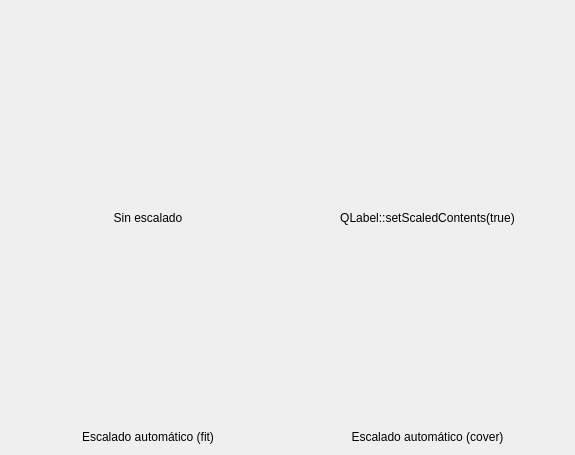
<?xml version="1.0" encoding="UTF-8"?>
<ui version="4.0">
 <class>ScalingImagesQLabelClass</class>
 <widget class="QMainWindow" name="ScalingImagesQLabelClass">
  <property name="geometry">
   <rect>
    <x>0</x>
    <y>0</y>
    <width>575</width>
    <height>455</height>
   </rect>
  </property>
  <property name="windowTitle">
   <string>ScalingImagesQLabel</string>
  </property>
  <widget class="QWidget" name="centralWidget">
   <layout class="QGridLayout" name="gridLayout">
    <item row="0" column="0">
     <widget class="QLabel" name="imgNoScale">
      <property name="sizePolicy">
       <sizepolicy hsizetype="Ignored" vsizetype="Ignored">
        <horstretch>0</horstretch>
        <verstretch>0</verstretch>
       </sizepolicy>
      </property>
      <property name="minimumSize">
       <size>
        <width>160</width>
        <height>10</height>
       </size>
      </property>
      <property name="text">
       <string/>
      </property>
      <property name="pixmap">
       <pixmap resource="ScalingImagesQLabel.qrc">:/obanos.jpg</pixmap>
      </property>
     </widget>
    </item>
    <item row="0" column="1">
     <widget class="QLabel" name="imgScaled">
      <property name="sizePolicy">
       <sizepolicy hsizetype="Ignored" vsizetype="Ignored">
        <horstretch>0</horstretch>
        <verstretch>0</verstretch>
       </sizepolicy>
      </property>
      <property name="minimumSize">
       <size>
        <width>160</width>
        <height>10</height>
       </size>
      </property>
      <property name="text">
       <string/>
      </property>
      <property name="pixmap">
       <pixmap resource="ScalingImagesQLabel.qrc">:/obanos.jpg</pixmap>
      </property>
      <property name="scaledContents">
       <bool>true</bool>
      </property>
     </widget>
    </item>
    <item row="1" column="0">
     <widget class="QLabel" name="label">
      <property name="sizePolicy">
       <sizepolicy hsizetype="Preferred" vsizetype="Maximum">
        <horstretch>0</horstretch>
        <verstretch>0</verstretch>
       </sizepolicy>
      </property>
      <property name="minimumSize">
       <size>
        <width>160</width>
        <height>10</height>
       </size>
      </property>
      <property name="text">
       <string>Sin escalado</string>
      </property>
      <property name="alignment">
       <set>Qt::AlignCenter</set>
      </property>
     </widget>
    </item>
    <item row="1" column="1">
     <widget class="QLabel" name="label_3">
      <property name="sizePolicy">
       <sizepolicy hsizetype="Preferred" vsizetype="Maximum">
        <horstretch>0</horstretch>
        <verstretch>0</verstretch>
       </sizepolicy>
      </property>
      <property name="minimumSize">
       <size>
        <width>160</width>
        <height>10</height>
       </size>
      </property>
      <property name="text">
       <string>QLabel::setScaledContents(true)</string>
      </property>
      <property name="alignment">
       <set>Qt::AlignCenter</set>
      </property>
     </widget>
    </item>
    <item row="2" column="0">
     <widget class="QLabel" name="imgAutoScale_Fit">
      <property name="sizePolicy">
       <sizepolicy hsizetype="Ignored" vsizetype="Ignored">
        <horstretch>0</horstretch>
        <verstretch>0</verstretch>
       </sizepolicy>
      </property>
      <property name="minimumSize">
       <size>
        <width>160</width>
        <height>10</height>
       </size>
      </property>
      <property name="text">
       <string/>
      </property>
      <property name="pixmap">
       <pixmap resource="ScalingImagesQLabel.qrc">:/obanos.jpg</pixmap>
      </property>
     </widget>
    </item>
    <item row="3" column="0">
     <widget class="QLabel" name="label_5">
      <property name="sizePolicy">
       <sizepolicy hsizetype="Preferred" vsizetype="Maximum">
        <horstretch>0</horstretch>
        <verstretch>0</verstretch>
       </sizepolicy>
      </property>
      <property name="minimumSize">
       <size>
        <width>160</width>
        <height>10</height>
       </size>
      </property>
      <property name="text">
       <string>Escalado automático (fit)</string>
      </property>
      <property name="alignment">
       <set>Qt::AlignCenter</set>
      </property>
     </widget>
    </item>
    <item row="2" column="1">
     <widget class="QLabel" name="imgAutoScale_Cover">
      <property name="sizePolicy">
       <sizepolicy hsizetype="Ignored" vsizetype="Ignored">
        <horstretch>0</horstretch>
        <verstretch>0</verstretch>
       </sizepolicy>
      </property>
      <property name="minimumSize">
       <size>
        <width>160</width>
        <height>10</height>
       </size>
      </property>
      <property name="text">
       <string/>
      </property>
      <property name="pixmap">
       <pixmap resource="ScalingImagesQLabel.qrc">:/obanos.jpg</pixmap>
      </property>
     </widget>
    </item>
    <item row="3" column="1">
     <widget class="QLabel" name="label_6">
      <property name="sizePolicy">
       <sizepolicy hsizetype="Preferred" vsizetype="Maximum">
        <horstretch>0</horstretch>
        <verstretch>0</verstretch>
       </sizepolicy>
      </property>
      <property name="minimumSize">
       <size>
        <width>160</width>
        <height>10</height>
       </size>
      </property>
      <property name="text">
       <string>Escalado automático (cover)</string>
      </property>
      <property name="alignment">
       <set>Qt::AlignCenter</set>
      </property>
     </widget>
    </item>
   </layout>
  </widget>
 </widget>
 <layoutdefault spacing="6" margin="11"/>
 <resources>
  <include location="ScalingImagesQLabel.qrc"/>
 </resources>
 <connections/>
</ui>
